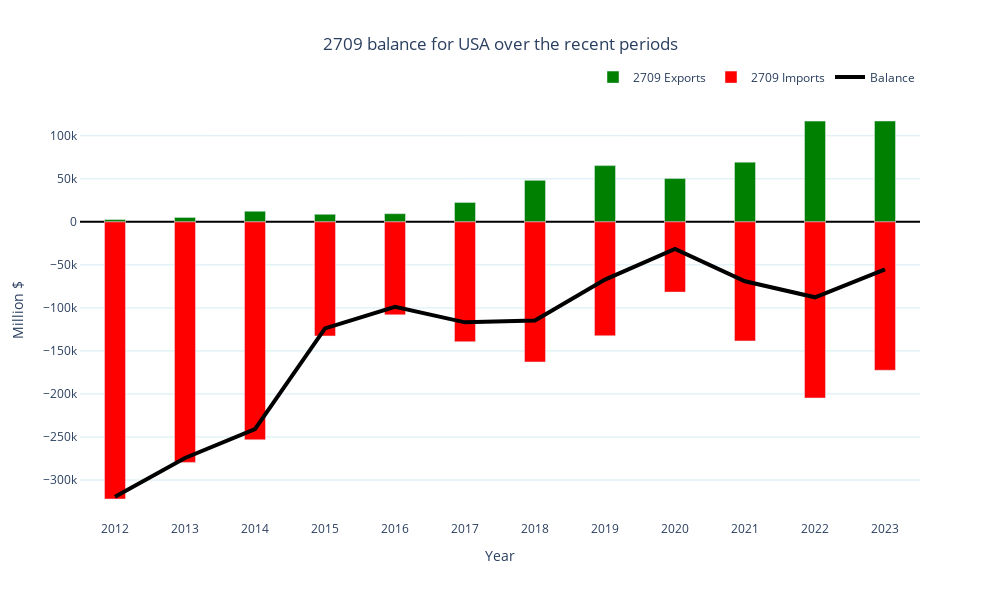

Notebook code for this chart:
### Code cell
def commodity_balance(country, commodity_code) :
    exports = filter_trades_world('USA',commodity_code,'Export') 
    imports = filter_trades_world('USA',commodity_code,'Import')
    balance = exports[['Period','Trade Value (M $)']].set_index('Period')
    balance = balance.rename(columns={'Trade Value (M $)':'Exports Value (M $)'})
    balance = balance.join(imports[['Period','Trade Value (M $)']].set_index('Period'), how='outer')
    balance = balance.rename(columns={'Trade Value (M $)': 'Imports Value (M $)'})
    balance['Trade Balance (M $)'] = balance['Exports Value (M $)'] - balance['Imports Value (M $)'] 
    
    fig = go.Figure()
    fig.add_trace(go.Bar(x=balance.index,y=balance['Exports Value (M $)'],name=f'{commodity_code} Exports',
        marker_color='green',width=0.3))
    fig.add_trace(go.Bar(x=balance.index,y=-balance['Imports Value (M $)'], name=f'{commodity_code} Imports',
        marker_color='red',width=0.3))
    fig.add_trace(go.Scatter( x=balance.index,y=balance['Trade Balance (M $)'],mode='lines',name='Balance',
       line=dict(color='black', width=4)
    ))
    fig.update_layout(width=1000,height=600,title=f'{commodity_code} balance for {country} over the recent periods',title_x=0.5,yaxis_title='Million $', plot_bgcolor='white',
        xaxis=dict(title='Year', showgrid=False, dtick=1),
        yaxis=dict(gridcolor='rgba(173, 216, 230, 0.5)', showline=True,zeroline=True,zerolinecolor='black'),
        legend=dict(title="",orientation="h",yanchor="bottom",y=1.02,xanchor="right",x=1),
        barmode='overlay')
    return fig

commodity_balance('USA',2709)

### Figure 1 — Plotly figure (JSON) as saved in the notebook; plotly's stock layout.template omitted (floating-point values rounded to 4 significant figures)
{"data": [{"marker": {"color": "green"}, "name": "2709 Exports", "type": "bar", "width": 0.3, "x": [2012, 2013, 2014, 2015, 2016, 2017, 2018, 2019, 2020, 2021, 2022, 2023], "y": [2634.0, 5099.0, 12310.0, 8769.0, 9462.0, 22500.0, 48260.0, 65320.0, 50290.0, 69360.0, 117000.0, 117200.0]}, {"marker": {"color": "red"}, "name": "2709 Imports", "type": "bar", "width": 0.3, "x": [2012, 2013, 2014, 2015, 2016, 2017, 2018, 2019, 2020, 2021, 2022, 2023], "y": [-322000.0, -279500.0, -253200.0, -132600.0, -108100.0, -139300.0, -162800.0, -132400.0, -81630.0, -138400.0, -204700.0, -172400.0]}, {"line": {"color": "black", "width": 4}, "mode": "lines", "name": "Balance", "type": "scatter", "x": [2012, 2013, 2014, 2015, 2016, 2017, 2018, 2019, 2020, 2021, 2022, 2023], "y": [-319400.0, -274400.0, -240900.0, -123800.0, -98630.0, -116800.0, -114500.0, -67050.0, -31340.0, -69030.0, -87680.0, -55270.0]}], "layout": {"barmode": "overlay", "height": 600, "legend": {"orientation": "h", "title": {"text": ""}, "x": 1, "xanchor": "right", "y": 1.02, "yanchor": "bottom"}, "plot_bgcolor": "white", "title": {"text": "2709 balance for USA over the recent periods", "x": 0.5}, "width": 1000, "xaxis": {"dtick": 1, "showgrid": false, "title": {"text": "Year"}}, "yaxis": {"gridcolor": "rgba(173, 216, 230, 0.5)", "showline": true, "title": {"text": "Million $"}, "zeroline": true, "zerolinecolor": "black"}}}
